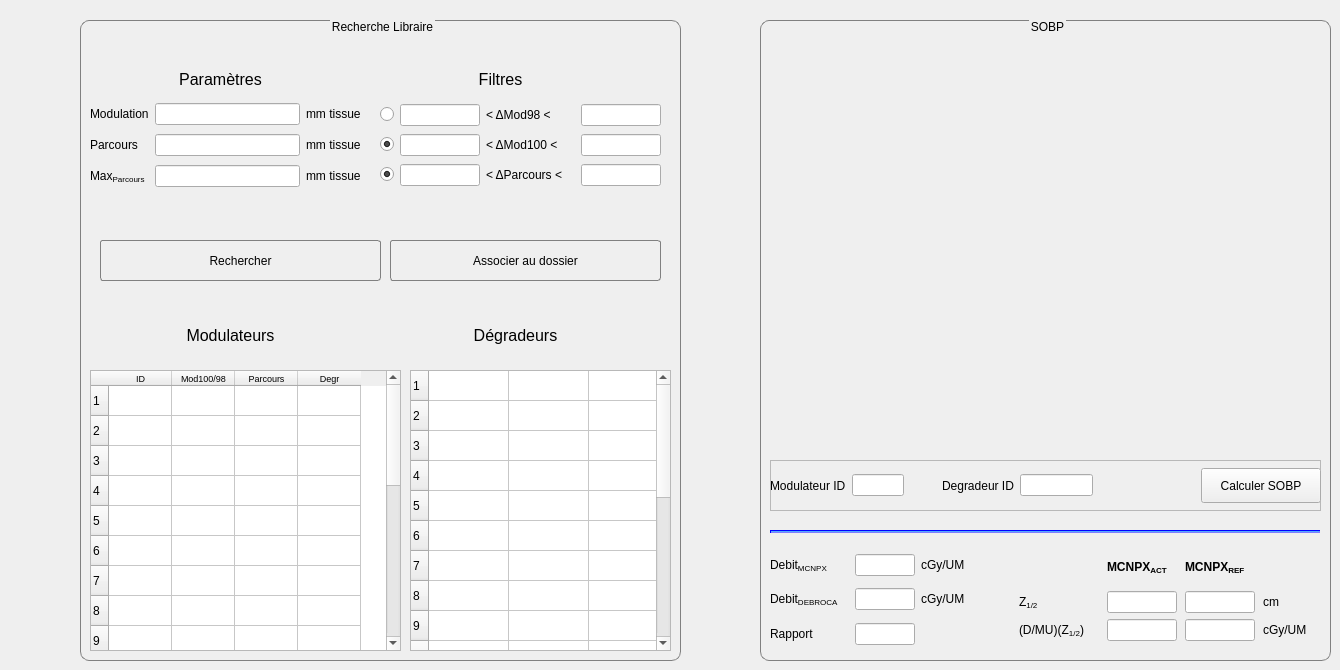
    <widget class="QWidget" name="moddeglibWidget">
     <widget class="QGroupBox" name="moddeglib_QueryGroupBox">
      <property name="geometry">
       <rect>
        <x>80</x>
        <y>20</y>
        <width>601</width>
        <height>641</height>
       </rect>
      </property>
      <property name="styleSheet">
       <string notr="true">QGroupBox {
	font: 75 18pt &quot;Century Schoolbook L&quot;;
  border: 1px solid gray;
  border-radius: 9px;
  margin-top: 0.5em;
  background: transparent;
}

QGroupBox::title {
     subcontrol-origin: margin;
     subcontrol-position: top center; 
}

QLabel {
background: transparent;
}

QCheckBox {
background: white;
}


</string>
      </property>
      <property name="title">
       <string>Recherche Libraire</string>
      </property>
      <property name="flat">
       <bool>false</bool>
      </property>
      <property name="checkable">
       <bool>false</bool>
      </property>
      <widget class="QPushButton" name="moddeglib_queryModulateurPushButton">
       <property name="geometry">
        <rect>
         <x>20</x>
         <y>220</y>
         <width>281</width>
         <height>41</height>
        </rect>
       </property>
       <property name="styleSheet">
        <string notr="true">QPushButton {
border-radius:3px;
border-style: solid; 
border-width: 1px;
border-color: grey;
}

QPushButton:pressed {
border-radius:3px;
border-style: solid; 
border-width: 2px;
border-color: grey;
}</string>
       </property>
       <property name="text">
        <string>Rechercher</string>
       </property>
      </widget>
      <widget class="QWidget" name="gridLayoutWidget">
       <property name="geometry">
        <rect>
         <x>300</x>
         <y>80</y>
         <width>281</width>
         <height>31</height>
        </rect>
       </property>
       <layout class="QGridLayout" name="gridLayout_4">
        <item row="0" column="2">
         <widget class="QLabel" name="moddeglib_Mod98Label">
          <property name="minimumSize">
           <size>
            <width>89</width>
            <height>0</height>
           </size>
          </property>
          <property name="text">
           <string>&lt;html&gt;&lt;head/&gt;&lt;body&gt;&lt;p&gt;&amp;lt; &amp;Delta;Mod98 &amp;lt;&lt;/p&gt;&lt;/body&gt;&lt;/html&gt;</string>
          </property>
         </widget>
        </item>
        <item row="0" column="1">
         <widget class="QLineEdit" name="moddeglib_minDMod98LineEdit">
          <property name="minimumSize">
           <size>
            <width>60</width>
            <height>0</height>
           </size>
          </property>
         </widget>
        </item>
        <item row="0" column="0">
         <widget class="QRadioButton" name="moddeglib_enableMod98Selection_RadioButton">
          <property name="text">
           <string/>
          </property>
         </widget>
        </item>
        <item row="0" column="3">
         <widget class="QLineEdit" name="moddeglib_maxDMod98LineEdit"/>
        </item>
       </layout>
      </widget>
      <widget class="QWidget" name="gridLayoutWidget_4">
       <property name="geometry">
        <rect>
         <x>300</x>
         <y>110</y>
         <width>281</width>
         <height>31</height>
        </rect>
       </property>
       <layout class="QGridLayout" name="gridLayout_2">
        <item row="0" column="0">
         <widget class="QRadioButton" name="moddeglib_enableMod100Selection_RadioButton">
          <property name="text">
           <string/>
          </property>
          <property name="checked">
           <bool>true</bool>
          </property>
         </widget>
        </item>
        <item row="0" column="2">
         <widget class="QLabel" name="moddeglib_mod100Label">
          <property name="minimumSize">
           <size>
            <width>89</width>
            <height>0</height>
           </size>
          </property>
          <property name="text">
           <string>&lt;html&gt;&lt;head/&gt;&lt;body&gt;&lt;p&gt;&amp;lt; &amp;Delta;Mod100 &amp;lt;&lt;/p&gt;&lt;/body&gt;&lt;/html&gt;</string>
          </property>
         </widget>
        </item>
        <item row="0" column="1">
         <widget class="QLineEdit" name="moddeglib_minDMod100LineEdit">
          <property name="minimumSize">
           <size>
            <width>65</width>
            <height>0</height>
           </size>
          </property>
         </widget>
        </item>
        <item row="0" column="3">
         <widget class="QLineEdit" name="moddeglib_maxDMod100LineEdit"/>
        </item>
       </layout>
      </widget>
      <widget class="QWidget" name="gridLayoutWidget_5">
       <property name="geometry">
        <rect>
         <x>300</x>
         <y>140</y>
         <width>281</width>
         <height>31</height>
        </rect>
       </property>
       <layout class="QGridLayout" name="gridLayout_3">
        <item row="0" column="0">
         <widget class="QRadioButton" name="moddeglib_enableParcoursSelection_RadioButton">
          <property name="text">
           <string/>
          </property>
          <property name="checked">
           <bool>true</bool>
          </property>
         </widget>
        </item>
        <item row="0" column="2">
         <widget class="QLabel" name="moddeglib_ParcoursLabel">
          <property name="minimumSize">
           <size>
            <width>89</width>
            <height>0</height>
           </size>
          </property>
          <property name="text">
           <string>&lt;html&gt;&lt;head/&gt;&lt;body&gt;&lt;p&gt;&amp;lt; &amp;Delta;Parcours &amp;lt;&lt;/p&gt;&lt;/body&gt;&lt;/html&gt;</string>
          </property>
         </widget>
        </item>
        <item row="0" column="1">
         <widget class="QLineEdit" name="moddeglib_minDParcoursLineEdit">
          <property name="minimumSize">
           <size>
            <width>65</width>
            <height>0</height>
           </size>
          </property>
         </widget>
        </item>
        <item row="0" column="3">
         <widget class="QLineEdit" name="moddeglib_maxDParcoursLineEdit"/>
        </item>
       </layout>
      </widget>
      <widget class="QTableWidget" name="moddeglib_modulatorProposalTableWidget">
       <property name="geometry">
        <rect>
         <x>10</x>
         <y>350</y>
         <width>311</width>
         <height>281</height>
        </rect>
       </property>
       <property name="sizePolicy">
        <sizepolicy hsizetype="Expanding" vsizetype="Expanding">
         <horstretch>0</horstretch>
         <verstretch>0</verstretch>
        </sizepolicy>
       </property>
       <property name="styleSheet">
        <string notr="true"/>
       </property>
       <property name="horizontalScrollBarPolicy">
        <enum>Qt::ScrollBarAlwaysOff</enum>
       </property>
       <property name="editTriggers">
        <set>QAbstractItemView::NoEditTriggers</set>
       </property>
       <property name="showGrid">
        <bool>true</bool>
       </property>
       <property name="rowCount">
        <number>20</number>
       </property>
       <property name="columnCount">
        <number>4</number>
       </property>
       <attribute name="horizontalHeaderCascadingSectionResizes">
        <bool>true</bool>
       </attribute>
       <attribute name="horizontalHeaderDefaultSectionSize">
        <number>63</number>
       </attribute>
       <attribute name="horizontalHeaderShowSortIndicator" stdset="0">
        <bool>false</bool>
       </attribute>
       <attribute name="horizontalHeaderStretchLastSection">
        <bool>false</bool>
       </attribute>
       <attribute name="verticalHeaderCascadingSectionResizes">
        <bool>true</bool>
       </attribute>
       <attribute name="verticalHeaderMinimumSectionSize">
        <number>21</number>
       </attribute>
       <attribute name="verticalHeaderDefaultSectionSize">
        <number>30</number>
       </attribute>
       <attribute name="verticalHeaderShowSortIndicator" stdset="0">
        <bool>false</bool>
       </attribute>
       <row/>
       <row/>
       <row/>
       <row/>
       <row/>
       <row/>
       <row/>
       <row/>
       <row/>
       <row/>
       <row/>
       <row/>
       <row/>
       <row/>
       <row/>
       <row/>
       <row/>
       <row/>
       <row/>
       <row/>
       <column>
        <property name="text">
         <string>ID</string>
        </property>
        <property name="font">
         <font>
          <pointsize>7</pointsize>
         </font>
        </property>
        <property name="textAlignment">
         <set>AlignCenter</set>
        </property>
        <property name="background">
         <color>
          <red>235</red>
          <green>235</green>
          <blue>235</blue>
         </color>
        </property>
       </column>
       <column>
        <property name="text">
         <string>Mod100/98</string>
        </property>
        <property name="font">
         <font>
          <pointsize>7</pointsize>
         </font>
        </property>
        <property name="textAlignment">
         <set>AlignCenter</set>
        </property>
        <property name="background">
         <color>
          <red>235</red>
          <green>235</green>
          <blue>235</blue>
         </color>
        </property>
       </column>
       <column>
        <property name="text">
         <string>Parcours</string>
        </property>
        <property name="font">
         <font>
          <pointsize>7</pointsize>
         </font>
        </property>
        <property name="textAlignment">
         <set>AlignCenter</set>
        </property>
        <property name="background">
         <color>
          <red>232</red>
          <green>232</green>
          <blue>232</blue>
         </color>
        </property>
       </column>
       <column>
        <property name="text">
         <string>Degr</string>
        </property>
        <property name="font">
         <font>
          <pointsize>7</pointsize>
         </font>
        </property>
        <property name="textAlignment">
         <set>AlignCenter</set>
        </property>
        <property name="background">
         <color>
          <red>238</red>
          <green>238</green>
          <blue>238</blue>
         </color>
        </property>
       </column>
      </widget>
      <widget class="QLabel" name="moddeglib_modLabel">
       <property name="geometry">
        <rect>
         <x>80</x>
         <y>300</y>
         <width>141</width>
         <height>31</height>
        </rect>
       </property>
       <property name="text">
        <string>&lt;html&gt;&lt;head/&gt;&lt;body&gt;&lt;p align=&quot;center&quot;&gt;&lt;span style=&quot; font-size:12pt;&quot;&gt;Modulateurs&lt;/span&gt;&lt;/p&gt;&lt;/body&gt;&lt;/html&gt;</string>
       </property>
      </widget>
      <widget class="QLabel" name="moddeglib_DegLabel">
       <property name="geometry">
        <rect>
         <x>360</x>
         <y>300</y>
         <width>151</width>
         <height>31</height>
        </rect>
       </property>
       <property name="text">
        <string>&lt;html&gt;&lt;head/&gt;&lt;body&gt;&lt;p align=&quot;center&quot;&gt;&lt;span style=&quot; font-size:12pt;&quot;&gt;Dégradeurs&lt;/span&gt;&lt;/p&gt;&lt;/body&gt;&lt;/html&gt;</string>
       </property>
      </widget>
      <widget class="QWidget" name="gridLayoutWidget_6">
       <property name="geometry">
        <rect>
         <x>10</x>
         <y>80</y>
         <width>271</width>
         <height>91</height>
        </rect>
       </property>
       <layout class="QGridLayout" name="moddeglib_selectionGridLayout">
        <item row="1" column="2">
         <widget class="QLabel" name="moddeglib_desParcoursUnitLabel">
          <property name="text">
           <string>mm tissue</string>
          </property>
         </widget>
        </item>
        <item row="0" column="1">
         <widget class="QLineEdit" name="moddeglib_desModLineEdit">
          <property name="minimumSize">
           <size>
            <width>60</width>
            <height>0</height>
           </size>
          </property>
         </widget>
        </item>
        <item row="0" column="0">
         <widget class="QLabel" name="moddeglib_desModLabel">
          <property name="text">
           <string>Modulation</string>
          </property>
         </widget>
        </item>
        <item row="0" column="2">
         <widget class="QLabel" name="moddeglib_desModUnitLabel">
          <property name="text">
           <string>mm tissue</string>
          </property>
         </widget>
        </item>
        <item row="1" column="0">
         <widget class="QLabel" name="moddeglib_desParcoursLabel">
          <property name="text">
           <string>Parcours</string>
          </property>
         </widget>
        </item>
        <item row="1" column="1">
         <widget class="QLineEdit" name="moddeglib_desParcoursLineEdit">
          <property name="minimumSize">
           <size>
            <width>60</width>
            <height>0</height>
           </size>
          </property>
         </widget>
        </item>
        <item row="2" column="0">
         <widget class="QLabel" name="moddeglib_maxParcoursLabel">
          <property name="text">
           <string>&lt;html&gt;&lt;head/&gt;&lt;body&gt;&lt;p&gt;Max&lt;span style=&quot; vertical-align:sub;&quot;&gt;Parcours&lt;/span&gt;&lt;/p&gt;&lt;/body&gt;&lt;/html&gt;</string>
          </property>
         </widget>
        </item>
        <item row="2" column="2">
         <widget class="QLabel" name="moddeglib_maxParcoursUnitLabel">
          <property name="text">
           <string>mm tissue</string>
          </property>
         </widget>
        </item>
        <item row="2" column="1">
         <widget class="QLineEdit" name="moddeglib_maxParcoursLineEdit">
          <property name="minimumSize">
           <size>
            <width>60</width>
            <height>0</height>
           </size>
          </property>
         </widget>
        </item>
       </layout>
      </widget>
      <widget class="QTableWidget" name="moddeglib_degradeurProposalTableWidget">
       <property name="geometry">
        <rect>
         <x>330</x>
         <y>350</y>
         <width>261</width>
         <height>281</height>
        </rect>
       </property>
       <property name="sizePolicy">
        <sizepolicy hsizetype="Expanding" vsizetype="Expanding">
         <horstretch>0</horstretch>
         <verstretch>0</verstretch>
        </sizepolicy>
       </property>
       <property name="styleSheet">
        <string notr="true"/>
       </property>
       <property name="horizontalScrollBarPolicy">
        <enum>Qt::ScrollBarAlwaysOff</enum>
       </property>
       <property name="editTriggers">
        <set>QAbstractItemView::NoEditTriggers</set>
       </property>
       <property name="showGrid">
        <bool>true</bool>
       </property>
       <property name="rowCount">
        <number>20</number>
       </property>
       <property name="columnCount">
        <number>3</number>
       </property>
       <attribute name="horizontalHeaderVisible">
        <bool>false</bool>
       </attribute>
       <attribute name="horizontalHeaderCascadingSectionResizes">
        <bool>false</bool>
       </attribute>
       <attribute name="horizontalHeaderMinimumSectionSize">
        <number>10</number>
       </attribute>
       <attribute name="horizontalHeaderDefaultSectionSize">
        <number>80</number>
       </attribute>
       <attribute name="horizontalHeaderShowSortIndicator" stdset="0">
        <bool>false</bool>
       </attribute>
       <attribute name="horizontalHeaderStretchLastSection">
        <bool>false</bool>
       </attribute>
       <attribute name="verticalHeaderCascadingSectionResizes">
        <bool>true</bool>
       </attribute>
       <attribute name="verticalHeaderMinimumSectionSize">
        <number>21</number>
       </attribute>
       <attribute name="verticalHeaderDefaultSectionSize">
        <number>30</number>
       </attribute>
       <attribute name="verticalHeaderShowSortIndicator" stdset="0">
        <bool>false</bool>
       </attribute>
       <row/>
       <row/>
       <row/>
       <row/>
       <row/>
       <row/>
       <row/>
       <row/>
       <row/>
       <row/>
       <row/>
       <row/>
       <row/>
       <row/>
       <row/>
       <row/>
       <row/>
       <row/>
       <row/>
       <row/>
       <column>
        <property name="text">
         <string>ID(s)</string>
        </property>
        <property name="font">
         <font>
          <pointsize>7</pointsize>
         </font>
        </property>
        <property name="background">
         <color>
          <red>236</red>
          <green>236</green>
          <blue>236</blue>
         </color>
        </property>
       </column>
       <column>
        <property name="text">
         <string>Degr</string>
        </property>
        <property name="font">
         <font>
          <pointsize>7</pointsize>
         </font>
        </property>
        <property name="background">
         <color>
          <red>235</red>
          <green>235</green>
          <blue>235</blue>
         </color>
        </property>
       </column>
       <column>
        <property name="text">
         <string>ΔDegr</string>
        </property>
        <property name="font">
         <font>
          <pointsize>7</pointsize>
         </font>
        </property>
        <property name="background">
         <color>
          <red>230</red>
          <green>230</green>
          <blue>230</blue>
         </color>
        </property>
       </column>
      </widget>
      <widget class="QPushButton" name="drawCurvesPushButton">
       <property name="geometry">
        <rect>
         <x>1100</x>
         <y>420</y>
         <width>111</width>
         <height>21</height>
        </rect>
       </property>
       <property name="text">
        <string>Draw Curves</string>
       </property>
      </widget>
      <widget class="QPushButton" name="drawCurvesPushButton_2">
       <property name="geometry">
        <rect>
         <x>1110</x>
         <y>420</y>
         <width>111</width>
         <height>21</height>
        </rect>
       </property>
       <property name="text">
        <string>Draw Curves</string>
       </property>
      </widget>
      <widget class="QLabel" name="moddeglib_parametersLabel">
       <property name="geometry">
        <rect>
         <x>70</x>
         <y>50</y>
         <width>141</width>
         <height>20</height>
        </rect>
       </property>
       <property name="text">
        <string>&lt;html&gt;&lt;head/&gt;&lt;body&gt;&lt;p align=&quot;center&quot;&gt;&lt;span style=&quot; font-size:12pt;&quot;&gt;Paramètres&lt;/span&gt;&lt;/p&gt;&lt;/body&gt;&lt;/html&gt;</string>
       </property>
      </widget>
      <widget class="QLabel" name="moddeglib_filtersLabel">
       <property name="geometry">
        <rect>
         <x>350</x>
         <y>50</y>
         <width>141</width>
         <height>20</height>
        </rect>
       </property>
       <property name="text">
        <string>&lt;html&gt;&lt;head/&gt;&lt;body&gt;&lt;p align=&quot;center&quot;&gt;&lt;span style=&quot; font-size:12pt;&quot;&gt;Filtres&lt;/span&gt;&lt;/p&gt;&lt;/body&gt;&lt;/html&gt;</string>
       </property>
      </widget>
      <widget class="QPushButton" name="moddeglib_associateToDossierPushButton">
       <property name="geometry">
        <rect>
         <x>310</x>
         <y>220</y>
         <width>271</width>
         <height>41</height>
        </rect>
       </property>
       <property name="styleSheet">
        <string notr="true">QPushButton {
border-radius:3px;
border-style: solid; 
border-width: 1px;
border-color: grey;
}

QPushButton:pressed {
border-radius:3px;
border-style: solid; 
border-width: 2px;
border-color: grey;
}</string>
       </property>
       <property name="text">
        <string>Associer au dossier</string>
       </property>
      </widget>
     </widget>
     <widget class="QGroupBox" name="moddeglib_sobpGroupBox">
      <property name="geometry">
       <rect>
        <x>760</x>
        <y>20</y>
        <width>571</width>
        <height>641</height>
       </rect>
      </property>
      <property name="styleSheet">
       <string notr="true">QGroupBox {
	font: 75 18pt &quot;Century Schoolbook L&quot;;
  border: 1px solid gray;
  border-radius: 9px;
  margin-top: 0.5em;
  background: transparent;
}

QGroupBox::title {
     subcontrol-origin: margin;
     subcontrol-position: top center; 
}

QLabel {
background: transparent;
}

QCheckBox {
background: white;
}</string>
      </property>
      <property name="title">
       <string>SOBP</string>
      </property>
      <widget class="QCustomPlot" name="moddeglib_sobpCustomPlot" native="true">
       <property name="geometry">
        <rect>
         <x>10</x>
         <y>30</y>
         <width>551</width>
         <height>391</height>
        </rect>
       </property>
       <property name="styleSheet">
        <string notr="true"/>
       </property>
      </widget>
      <widget class="QWidget" name="gridLayoutWidget_7">
       <property name="geometry">
        <rect>
         <x>10</x>
         <y>530</y>
         <width>211</width>
         <height>100</height>
        </rect>
       </property>
       <layout class="QGridLayout" name="moddeglib_debitGridLayout">
        <item row="0" column="0">
         <widget class="QLabel" name="moddeglib_debitMCNPXLabel">
          <property name="minimumSize">
           <size>
            <width>0</width>
            <height>26</height>
           </size>
          </property>
          <property name="maximumSize">
           <size>
            <width>80</width>
            <height>16777215</height>
           </size>
          </property>
          <property name="text">
           <string>&lt;html&gt;&lt;head/&gt;&lt;body&gt;&lt;p&gt;Debit&lt;span style=&quot; vertical-align:sub;&quot;&gt;MCNPX&lt;/span&gt;&lt;/p&gt;&lt;/body&gt;&lt;/html&gt;</string>
          </property>
         </widget>
        </item>
        <item row="2" column="1">
         <widget class="QLineEdit" name="moddeglib_ratioDebitLineEdit">
          <property name="maximumSize">
           <size>
            <width>60</width>
            <height>16777215</height>
           </size>
          </property>
          <property name="alignment">
           <set>Qt::AlignCenter</set>
          </property>
          <property name="readOnly">
           <bool>true</bool>
          </property>
         </widget>
        </item>
        <item row="1" column="0">
         <widget class="QLabel" name="moddeglib_debitDEBROCALabel">
          <property name="minimumSize">
           <size>
            <width>0</width>
            <height>26</height>
           </size>
          </property>
          <property name="text">
           <string>&lt;html&gt;&lt;head/&gt;&lt;body&gt;&lt;p&gt;Debit&lt;span style=&quot; vertical-align:sub;&quot;&gt;DEBROCA&lt;/span&gt;&lt;/p&gt;&lt;/body&gt;&lt;/html&gt;</string>
          </property>
         </widget>
        </item>
        <item row="0" column="1">
         <widget class="QLineEdit" name="moddeglib_debitMCNPXLineEdit">
          <property name="maximumSize">
           <size>
            <width>60</width>
            <height>16777215</height>
           </size>
          </property>
          <property name="alignment">
           <set>Qt::AlignCenter</set>
          </property>
          <property name="readOnly">
           <bool>true</bool>
          </property>
         </widget>
        </item>
        <item row="1" column="1">
         <widget class="QLineEdit" name="moddeglib_debitDEBROCALineEdit">
          <property name="maximumSize">
           <size>
            <width>60</width>
            <height>16777215</height>
           </size>
          </property>
          <property name="alignment">
           <set>Qt::AlignCenter</set>
          </property>
          <property name="readOnly">
           <bool>true</bool>
          </property>
         </widget>
        </item>
        <item row="2" column="0">
         <widget class="QLabel" name="moddeglib_ratioDebitLabel">
          <property name="minimumSize">
           <size>
            <width>0</width>
            <height>26</height>
           </size>
          </property>
          <property name="text">
           <string>&lt;html&gt;&lt;head/&gt;&lt;body&gt;&lt;p&gt;Rapport&lt;/p&gt;&lt;/body&gt;&lt;/html&gt;</string>
          </property>
         </widget>
        </item>
        <item row="1" column="2">
         <widget class="QLabel" name="moddeglib_debitDEBROCAUnitLabel">
          <property name="text">
           <string>&lt;html&gt;&lt;head/&gt;&lt;body&gt;&lt;p&gt;cGy/UM&lt;/p&gt;&lt;/body&gt;&lt;/html&gt;</string>
          </property>
         </widget>
        </item>
        <item row="2" column="2">
         <widget class="QLabel" name="ratioDebitUnitLabel">
          <property name="text">
           <string>&lt;html&gt;&lt;head/&gt;&lt;body&gt;&lt;p&gt;&lt;br/&gt;&lt;/p&gt;&lt;/body&gt;&lt;/html&gt;</string>
          </property>
         </widget>
        </item>
        <item row="0" column="2">
         <widget class="QLabel" name="moddeglib_debitMCNPXUnitLabel">
          <property name="maximumSize">
           <size>
            <width>60</width>
            <height>16777215</height>
           </size>
          </property>
          <property name="text">
           <string>&lt;html&gt;&lt;head/&gt;&lt;body&gt;&lt;p&gt;cGy/UM&lt;/p&gt;&lt;/body&gt;&lt;/html&gt;</string>
          </property>
         </widget>
        </item>
       </layout>
      </widget>
      <widget class="QWidget" name="gridLayoutWidget_8">
       <property name="geometry">
        <rect>
         <x>257</x>
         <y>530</y>
         <width>301</width>
         <height>91</height>
        </rect>
       </property>
       <layout class="QGridLayout" name="moddeglib_SOBPGridLayout">
        <item row="1" column="1">
         <widget class="QLineEdit" name="moddeglib_ZhalfActLineEdit">
          <property name="maximumSize">
           <size>
            <width>70</width>
            <height>16777215</height>
           </size>
          </property>
          <property name="alignment">
           <set>Qt::AlignCenter</set>
          </property>
         </widget>
        </item>
        <item row="1" column="0">
         <widget class="QLabel" name="moddeglib_ZhalfLabel">
          <property name="text">
           <string>&lt;html&gt;&lt;head/&gt;&lt;body&gt;&lt;p&gt;Z&lt;span style=&quot; vertical-align:sub;&quot;&gt;1/2&lt;/span&gt;&lt;/p&gt;&lt;/body&gt;&lt;/html&gt;</string>
          </property>
         </widget>
        </item>
        <item row="2" column="0">
         <widget class="QLabel" name="moddeglib_DMULabel">
          <property name="maximumSize">
           <size>
            <width>80</width>
            <height>16777215</height>
           </size>
          </property>
          <property name="text">
           <string>&lt;html&gt;&lt;head/&gt;&lt;body&gt;&lt;p&gt;(D/MU)(Z&lt;span style=&quot; vertical-align:sub;&quot;&gt;1/2&lt;/span&gt;)&lt;/p&gt;&lt;/body&gt;&lt;/html&gt;</string>
          </property>
         </widget>
        </item>
        <item row="0" column="2">
         <widget class="QLabel" name="moddeglib_refTitleLabel">
          <property name="minimumSize">
           <size>
            <width>70</width>
            <height>0</height>
           </size>
          </property>
          <property name="maximumSize">
           <size>
            <width>70</width>
            <height>16777215</height>
           </size>
          </property>
          <property name="text">
           <string>&lt;html&gt;&lt;head/&gt;&lt;body&gt;&lt;p&gt;&lt;span style=&quot; font-weight:600;&quot;&gt;MCNPX&lt;/span&gt;&lt;span style=&quot; font-weight:600; vertical-align:sub;&quot;&gt;REF&lt;/span&gt;&lt;/p&gt;&lt;/body&gt;&lt;/html&gt;</string>
          </property>
         </widget>
        </item>
        <item row="2" column="2">
         <widget class="QLineEdit" name="moddeglib_DMURefLineEdit">
          <property name="maximumSize">
           <size>
            <width>70</width>
            <height>16777215</height>
           </size>
          </property>
          <property name="alignment">
           <set>Qt::AlignCenter</set>
          </property>
          <property name="readOnly">
           <bool>true</bool>
          </property>
         </widget>
        </item>
        <item row="0" column="1">
         <widget class="QLabel" name="moddeglib_dossierTitleLabel">
          <property name="minimumSize">
           <size>
            <width>70</width>
            <height>0</height>
           </size>
          </property>
          <property name="maximumSize">
           <size>
            <width>70</width>
            <height>16777215</height>
           </size>
          </property>
          <property name="text">
           <string>&lt;html&gt;&lt;head/&gt;&lt;body&gt;&lt;p&gt;&lt;span style=&quot; font-weight:600;&quot;&gt;MCNPX&lt;/span&gt;&lt;span style=&quot; font-weight:600; vertical-align:sub;&quot;&gt;ACT&lt;/span&gt;&lt;/p&gt;&lt;/body&gt;&lt;/html&gt;</string>
          </property>
         </widget>
        </item>
        <item row="2" column="1">
         <widget class="QLineEdit" name="moddeglib_DMUActLineEdit">
          <property name="maximumSize">
           <size>
            <width>70</width>
            <height>16777215</height>
           </size>
          </property>
          <property name="alignment">
           <set>Qt::AlignCenter</set>
          </property>
          <property name="readOnly">
           <bool>true</bool>
          </property>
         </widget>
        </item>
        <item row="2" column="3">
         <widget class="QLabel" name="moddeglib_DMUUnitLabel">
          <property name="text">
           <string>&lt;html&gt;&lt;head/&gt;&lt;body&gt;&lt;p&gt;cGy/UM&lt;/p&gt;&lt;/body&gt;&lt;/html&gt;</string>
          </property>
         </widget>
        </item>
        <item row="1" column="2">
         <widget class="QLineEdit" name="moddeglib_ZhalfRefLineEdit">
          <property name="maximumSize">
           <size>
            <width>70</width>
            <height>16777215</height>
           </size>
          </property>
          <property name="alignment">
           <set>Qt::AlignCenter</set>
          </property>
         </widget>
        </item>
        <item row="1" column="3">
         <widget class="QLabel" name="moddeglib_ZHalfUnitLabel">
          <property name="maximumSize">
           <size>
            <width>50</width>
            <height>16777215</height>
           </size>
          </property>
          <property name="text">
           <string>&lt;html&gt;&lt;head/&gt;&lt;body&gt;&lt;p&gt;cm&lt;/p&gt;&lt;/body&gt;&lt;/html&gt;</string>
          </property>
         </widget>
        </item>
       </layout>
      </widget>
      <widget class="QFrame" name="frame">
       <property name="geometry">
        <rect>
         <x>10</x>
         <y>440</y>
         <width>551</width>
         <height>51</height>
        </rect>
       </property>
       <property name="styleSheet">
        <string notr="true">#QFrame {
border: white;
}
</string>
       </property>
       <property name="frameShape">
        <enum>QFrame::StyledPanel</enum>
       </property>
       <property name="frameShadow">
        <enum>QFrame::Raised</enum>
       </property>
       <widget class="QWidget" name="gridLayoutWidget_2">
        <property name="geometry">
         <rect>
          <x>0</x>
          <y>0</y>
          <width>551</width>
          <height>51</height>
         </rect>
        </property>
        <layout class="QGridLayout" name="moddeglib_DegModIdGridLayout">
         <item row="0" column="3">
          <widget class="QLabel" name="moddeglib_selectDegLabel">
           <property name="text">
            <string>Degradeur ID</string>
           </property>
          </widget>
         </item>
         <item row="0" column="1">
          <widget class="QLineEdit" name="moddeglib_selectModLineEdit">
           <property name="maximumSize">
            <size>
             <width>60</width>
             <height>16777215</height>
            </size>
           </property>
           <property name="alignment">
            <set>Qt::AlignCenter</set>
           </property>
          </widget>
         </item>
         <item row="0" column="6">
          <spacer name="horizontalSpacer_3">
           <property name="orientation">
            <enum>Qt::Horizontal</enum>
           </property>
           <property name="sizeType">
            <enum>QSizePolicy::Fixed</enum>
           </property>
           <property name="sizeHint" stdset="0">
            <size>
             <width>70</width>
             <height>20</height>
            </size>
           </property>
          </spacer>
         </item>
         <item row="0" column="4">
          <widget class="QLineEdit" name="moddeglib_selectDegLineEdit">
           <property name="maximumSize">
            <size>
             <width>80</width>
             <height>16777215</height>
            </size>
           </property>
           <property name="alignment">
            <set>Qt::AlignCenter</set>
           </property>
          </widget>
         </item>
         <item row="0" column="2">
          <spacer name="horizontalSpacer_2">
           <property name="orientation">
            <enum>Qt::Horizontal</enum>
           </property>
           <property name="sizeHint" stdset="0">
            <size>
             <width>40</width>
             <height>20</height>
            </size>
           </property>
          </spacer>
         </item>
         <item row="0" column="5">
          <spacer name="horizontalSpacer">
           <property name="orientation">
            <enum>Qt::Horizontal</enum>
           </property>
           <property name="sizeHint" stdset="0">
            <size>
             <width>40</width>
             <height>20</height>
            </size>
           </property>
          </spacer>
         </item>
         <item row="0" column="0">
          <widget class="QLabel" name="moddeglib_selectModLabel">
           <property name="text">
            <string>Modulateur ID</string>
           </property>
          </widget>
         </item>
         <item row="0" column="7">
          <widget class="QPushButton" name="moddeglib_calculateSOBPPushButton">
           <property name="minimumSize">
            <size>
             <width>120</width>
             <height>35</height>
            </size>
           </property>
           <property name="text">
            <string>Calculer SOBP</string>
           </property>
          </widget>
         </item>
        </layout>
       </widget>
      </widget>
      <widget class="Line" name="line_2">
       <property name="geometry">
        <rect>
         <x>10</x>
         <y>510</y>
         <width>550</width>
         <height>3</height>
        </rect>
       </property>
       <property name="styleSheet">
        <string notr="true">#line_2 {
border: 0.5px solid blue;
background: rgb(85, 170, 255);
        border-style: inset;
}</string>
       </property>
       <property name="orientation">
        <enum>Qt::Horizontal</enum>
       </property>
      </widget>
     </widget>
    </widget>
